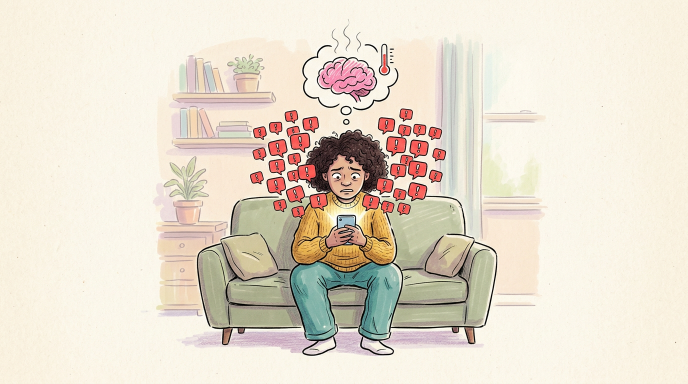
#> input picture projects/brain-boredom/assets/01_hook.png, 1376 x 768 px (shown at 1/2 size)
$ python -i finalize_photo_beats.py   (imports and definitions only)
#> lines starting #> are read from the running program, lines starting #| are printed output that depends on the picture
#> further down, picture is the input picture: PIL image 1376x768 RGB; mean R, G, B 230.5, 221.1, 205.9
#!/usr/bin/env python3
"""finalize_photo_beats.py — turn license-clean, full-resolution photographs
(searched from Wikimedia Commons / Pexels / public-domain archives) into the
project's 10 beat images.

Fully server-side: center-crop to square, resize to 1280x1280 (LANCZOS),
subtle cinematic grade (contrast/saturation/vignette), light sharpening for
smaller sources. Updates images.json + CREDITS.md with source + licence.

Usage:
    .venv/bin/python3 scripts/finalize_photo_beats.py shark-video
"""

import json
import sys
from pathlib import Path

from PIL import Image, ImageEnhance, ImageFilter, ImageDraw

ROOT = Path(__file__).resolve().parent.parent
SRC = ROOT / "image-search"
SIZE = 1280

# beat -> (source file, licence, source_url, credit line)
MAP = {
    1: ("great-white-shark-wikimedia-commons-1.jpg",
        "Wikimedia Commons (CC BY-SA — see source page)",
        "https://commons.wikimedia.org/wiki/File:Great_white_shark_close_up.JPG",
        "Great white shark close up — Wikimedia Commons contributor"),
    2: ("open-water-swimmer-person-floating-ocean-1.jpg",
        "Pexels License (free to use, no attribution required)",
        "https://www.pexels.com/search/person%20floating%20in%20water/",
        "Photo by Pexels contributor — Pexels License"),
    3: ("whale-underwater-ocean-wikimedia-commons-1.jpg",
        "Public domain (Wikimedia Commons)",
        "https://commons.wikimedia.org/",
        "Whale shark underwater — public domain, Wikimedia Commons"),
    4: ("whale-shark-illustration-wikimedia-commo-2.jpg",
        "Wikimedia Commons (see source page)",
        "https://commons.wikimedia.org/wiki/Category:Rhincodon_typus",
        "Whale shark — Wikimedia Commons contributor"),
    5: ("shark-fin-ocean-surface-pexels-photo-1.jpg",
        "Pexels License (free to use, no attribution required)",
        "https://www.pexels.com/search/shark%20fin/",
        "Photo by Pexels contributor — Pexels License"),
    6: ("sonar-machine-screen-wikimedia-commons-1.jpg",
        "Public domain (Wikimedia Commons — side-scan sonar)",
        "https://en.wikipedia.org/wiki/Side-scan_sonar",
        "Side-scan sonar image — public domain, Wikimedia Commons"),
    7: ("scuba-diver-deep-blue-water-pexels-photo-3.jpg",
        "Pexels License (free to use, no attribution required)",
        "https://www.pexels.com/search/scuba%20diver/",
        "Photo by Pexels contributor — Pexels License"),
    8: ("shark-teeth-isolated-white-background-wi-1.png",
        "Vecteezy Free License (attribution: vecteezy.com)",
        "https://www.vecteezy.com/free-png/shark-teeth",
        "Great white shark open mouth — Vecteezy (free license)"),
    9: ("fishing-boat-sunset-ocean-wikimedia-comm-1.jpg",
        "Wikimedia Commons (CC BY-SA — Featured picture)",
        "https://commons.wikimedia.org/wiki/Commons:Featured_pictures/Objects/Vehicles/Water_transport",
        "Pirogue on the Mekong at sunset — Wikimedia Commons featured picture"),
    10: ("dramatic-ocean-wave-photo-wikimedia-comm-1.jpg",
        "Public domain (Wikimedia Commons via Rawpixel)",
        "https://commons.wikimedia.org/",
        "Ocean waves aerial — public domain, Wikimedia Commons"),
}


# [7 lines left out: function square_crop, not called in this run]


def grade(im):
    im = ImageEnhance.Contrast(im).enhance(1.06)
    im = ImageEnhance.Color(im).enhance(1.07)
    # vignette
    m = Image.new("L", (64, 64), 0)
    d = ImageDraw.Draw(m)
    cx = cy = 31.5
    for i in range(64):
        t = i / 63
        v = int(255 * max(0.0, min(1.0, (t - 0.35) / 0.65)))
        r = 32 * t
        d.ellipse([cx - r, cy - r, cx + r, cy + r], fill=v)
    m = m.resize(im.size)
    black = Image.new("RGB", im.size, (0, 0, 0))
    im = Image.composite(im, black, m.point(lambda p: int(p * 0.88)))
    return im


def scene_jaws(im):
    """Beat 8: transparent shark PNG over a deep-sea gradient."""
    c = Image.new("RGB", (SIZE, SIZE))
#> c: PIL image 1280x1280 RGB; every value is 0
    px = c.load()
    for y in range(SIZE):
        t = y / SIZE
        r = int(28 + (4 - 28) * t)
        g = int(6 + (2 - 6) * t)
        b = int(10 + (4 - 10) * t)
        for x in range(SIZE):
            px[x, y] = (r, g, b)
    if im.mode != "RGBA":
        im = im.convert("RGBA")
    im.thumbnail((SIZE * 0.86, SIZE * 0.86), Image.LANCZOS)
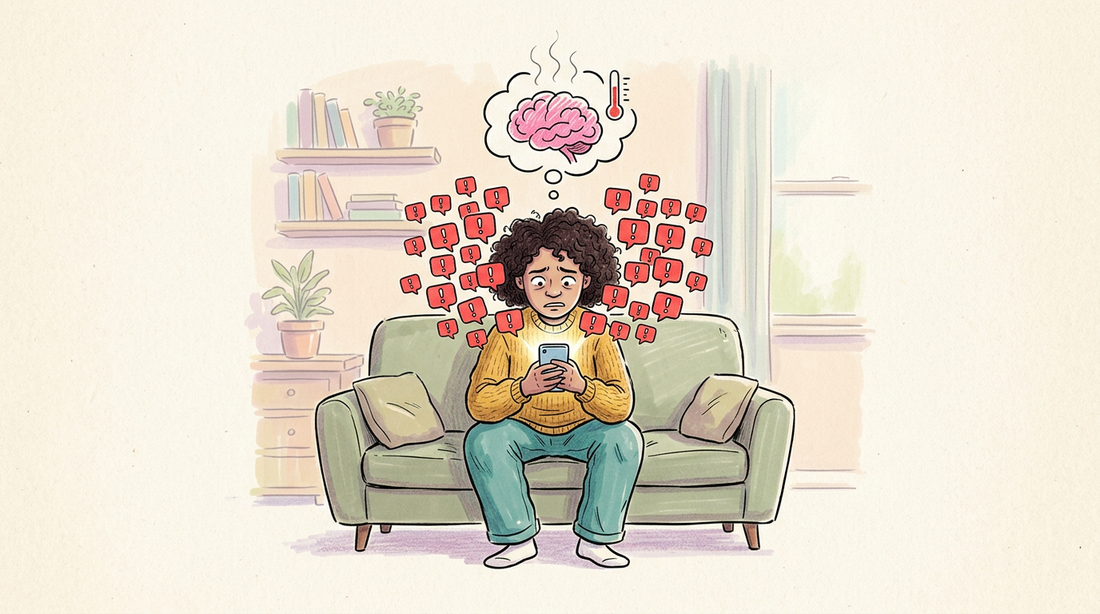
#> im: PIL image 1100x614 RGBA; mean R, G, B, A 230.5, 221.1, 206, 255
    c = c.convert("RGBA")
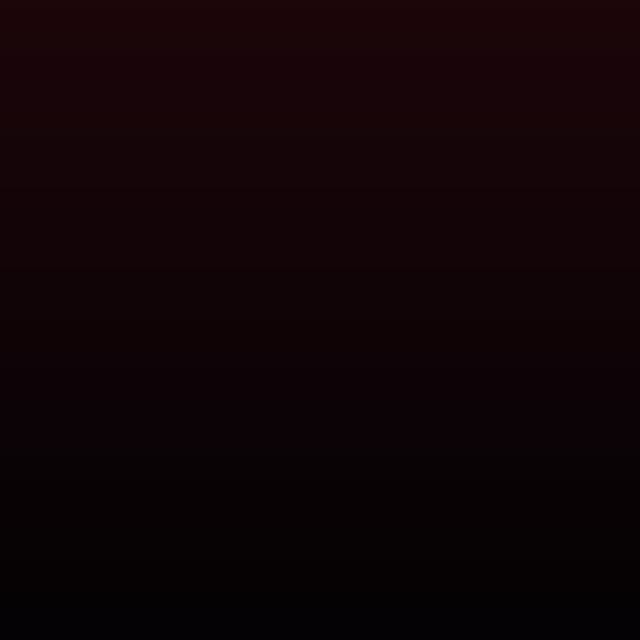
#> c: PIL image 1280x1280 RGBA (shown at 1/2 size); mean R, G, B, A 15.5, 3.5, 6.5, 255
    x = (SIZE - im.size[0]) // 2
#> x = 90
    y = (SIZE - im.size[1]) // 2
#> y = 333
    c.alpha_composite(im, (x, y))
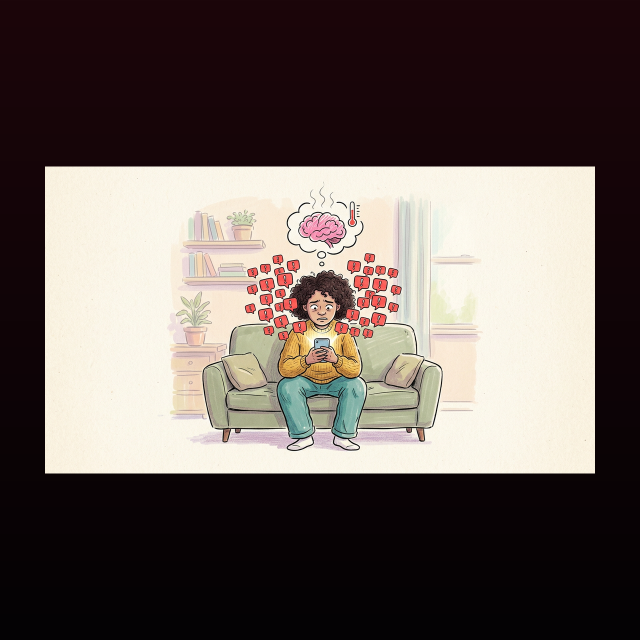
#> c: PIL image 1280x1280 RGBA (shown at 1/2 size); mean R, G, B, A 104.1, 93.2, 88.7, 255
    return grade(c.convert("RGB"))
#> in grade, `m = Image.new("L", (64, 64), 0)`: m: PIL image 64x64 L; every value is 0
#> in grade, `m = m.resize(im.size)`:
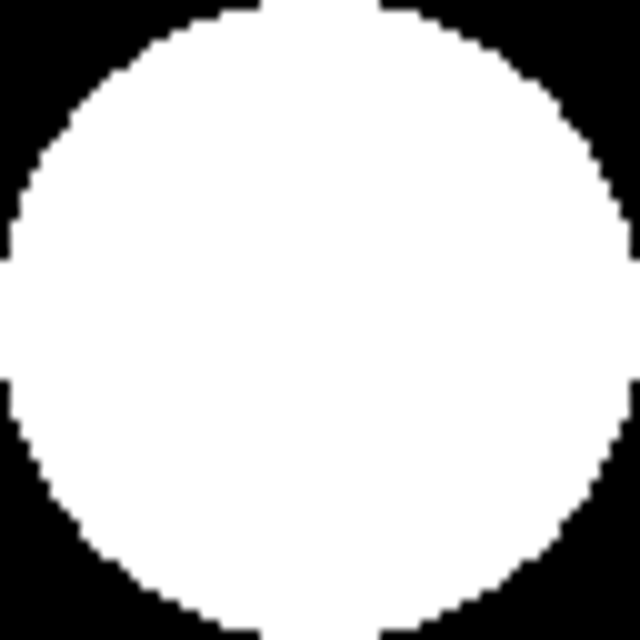
#> m: PIL image 1280x1280 L (shown at 1/2 size); min 0, max 255, mean 200.4
#> in grade, `im = Image.composite(im, black, m.point(lambda p: int(p * 0.88)))`:
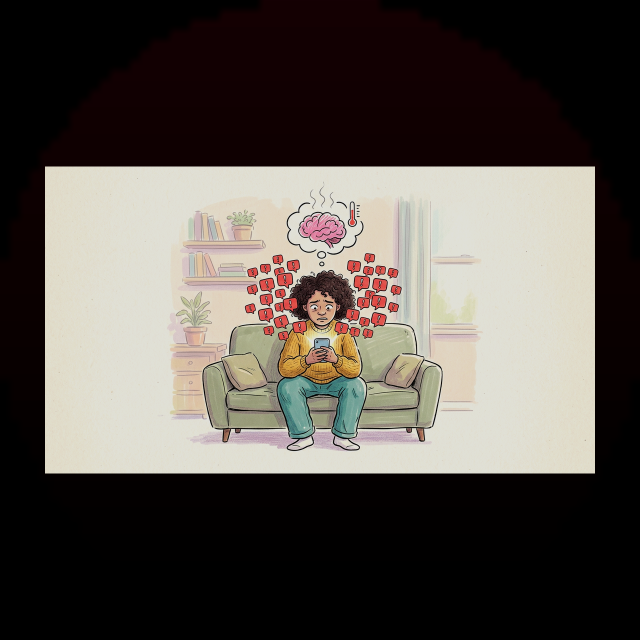
#> im: PIL image 1280x1280 RGB (shown at 1/2 size); mean R, G, B 88.6, 82.3, 76.5


# [53 lines left out: function main, not called in this run]


# [2 lines not run here, left out]

>>> from PIL import Image
>>> picture = Image.open('../projects/brain-boredom/assets/01_hook.png')
>>> result = scene_jaws(picture)

$ run again, on projects/brain-boredom/assets/05_phone_loop.png
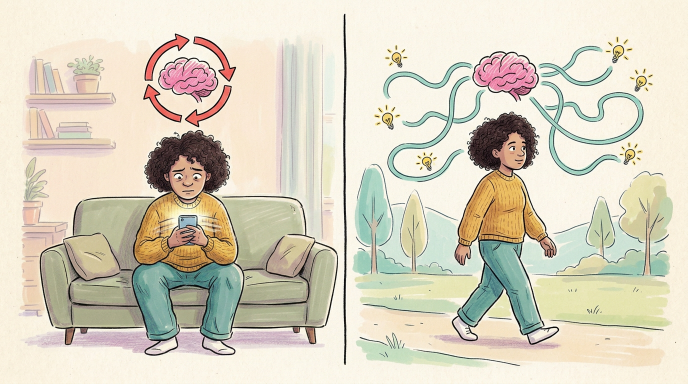
#> input picture projects/brain-boredom/assets/05_phone_loop.png, 1376 x 768 px (shown at 1/2 size)
#> picture is the input picture: PIL image 1376x768 RGB; mean R, G, B 217.3, 210.8, 192.2
#> in scene_jaws, `c.alpha_composite(im, (x, y))`:
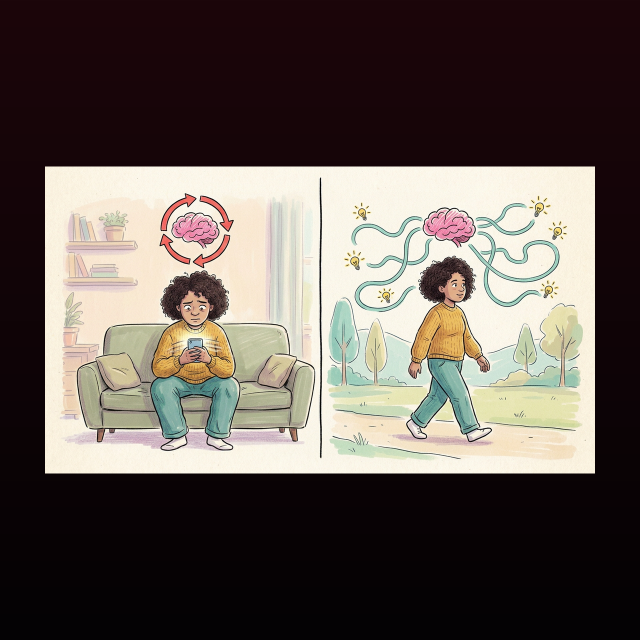
#> c: PIL image 1280x1280 RGBA (shown at 1/2 size); mean R, G, B, A 98.7, 88.9, 83.1, 255
#> in grade, `im = Image.composite(im, black, m.point(lambda p: int(p * 0.88)))`:
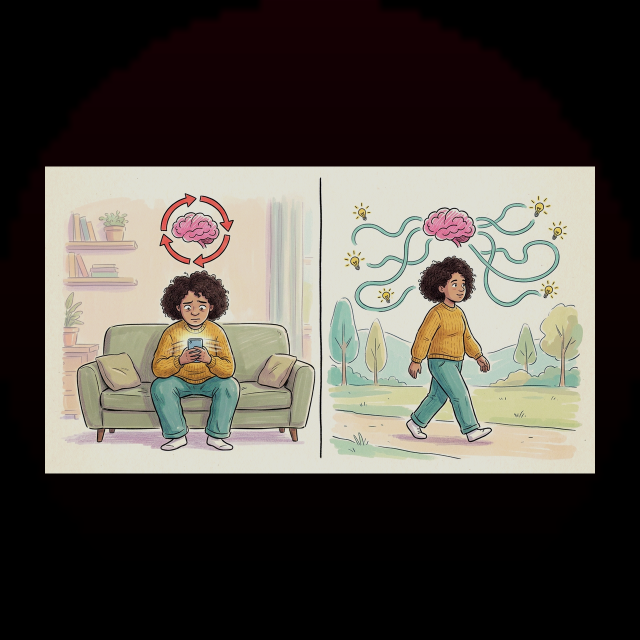
#> im: PIL image 1280x1280 RGB (shown at 1/2 size); mean R, G, B 84, 78.5, 71.4

$ run again, on projects/brain-boredom/assets/06_ten_minute.png
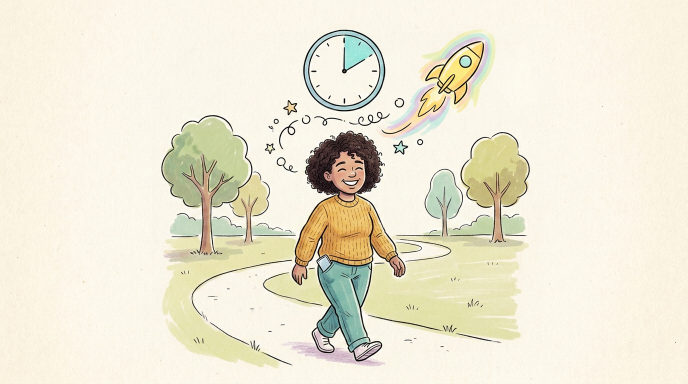
#> input picture projects/brain-boredom/assets/06_ten_minute.png, 1376 x 768 px (shown at 1/2 size)
#> picture is the input picture: PIL image 1376x768 RGB; mean R, G, B 237.2, 232.1, 213
#> in scene_jaws, `c.alpha_composite(im, (x, y))`:
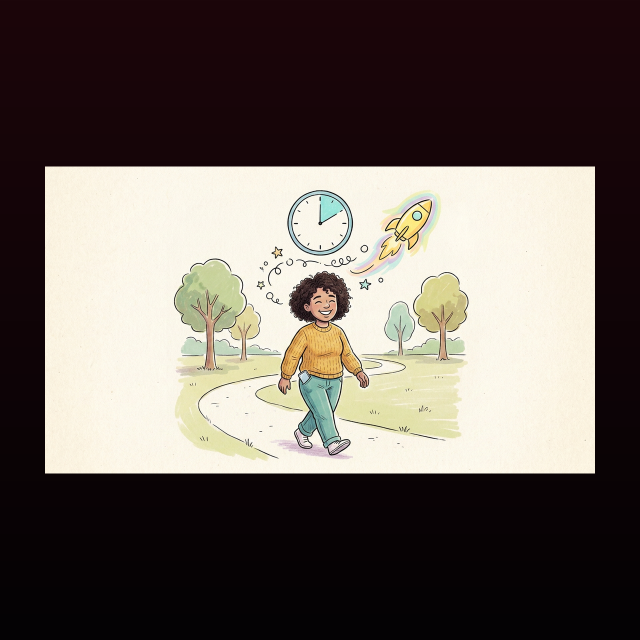
#> c: PIL image 1280x1280 RGBA (shown at 1/2 size); mean R, G, B, A 106.9, 97.8, 91.6, 255
#> in grade, `im = Image.composite(im, black, m.point(lambda p: int(p * 0.88)))`:
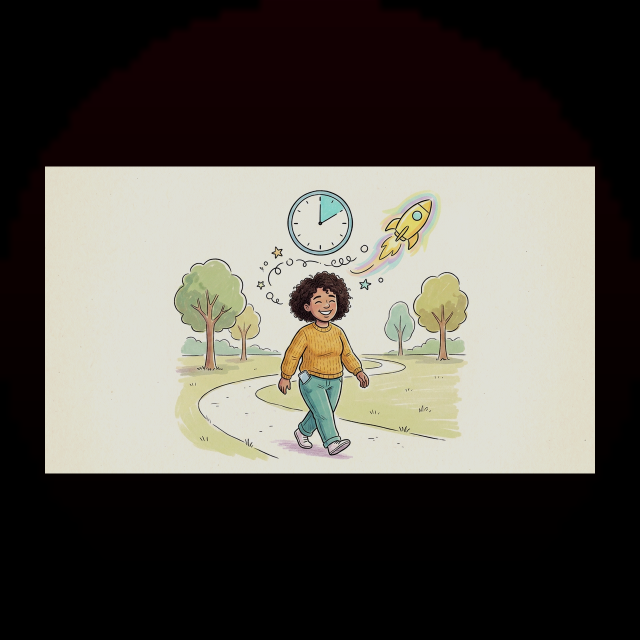
#> im: PIL image 1280x1280 RGB (shown at 1/2 size); mean R, G, B 90.7, 86.5, 79.1
